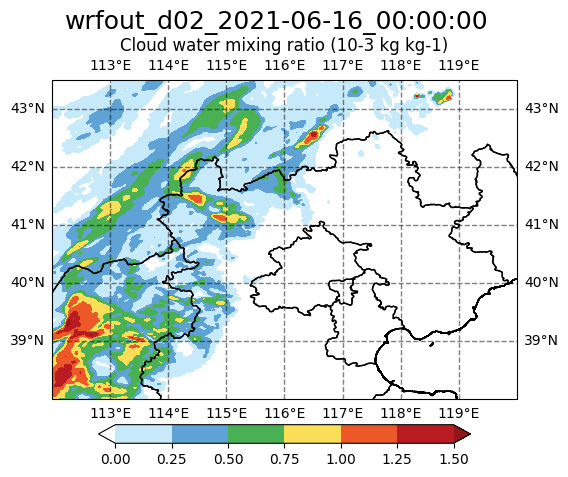

Reproduce this figure in Python.
import cmaps
import netCDF4 as nc
import cartopy.crs as ccrs
import matplotlib.pyplot as plt
import cartopy.feature as cfeature
import cartopy.io.shapereader as shapereader
from wrf import getvar, ALL_TIMES

shp_path = '/public/data/shps/CHN_adm1.shp'  # 切记路径一定要英文，血的教训！！！

fig  = plt.figure(figsize=(6,5.5))  # 创建画布
proj = ccrs.PlateCarree()  # 创建投影，选择cartopy的默认投影
ax   = fig.subplots(1, 1, subplot_kw={'projection': proj})  # 子图
extent = [112, 120, 38, 43.5]  # 限定绘图范围（经纬度）

china_map = cfeature.ShapelyFeature(shapereader.Reader(shp_path).geometries(), proj, edgecolor='k', facecolor='none')
ax.add_feature(china_map, linewidth=1)  # 添加读取的数据，设置线宽
ax.set_extent(extent, crs=proj)

gl = ax.gridlines(crs=ccrs.PlateCarree(), draw_labels=True, linewidth=1, color='k', alpha=0.5, linestyle='--')

path = '/public/home/premopr/data/CFDDA/CAMS10CASE_2023/GEJBGDRA_20210616/2021061606_air_ctrl/WRF_F/'
file = 'wrfout_d02_2021-06-16_00:00:00'
filepath = path + file

ncfile = nc.Dataset(filepath)
# print(ncfile.variables)
QCLOUD = getvar(ncfile, 'QCLOUD', timeidx=ALL_TIMES)
XLAT = getvar(ncfile, 'XLAT')
XLONG = getvar(ncfile, 'XLONG')

# print(QCLOUD)

contourf = ax.contourf(XLONG, XLAT, QCLOUD[40, 20, :, :]*1000, transform=ccrs.PlateCarree(), cmap = cmaps.WhiteBlueGreenYellowRed, extend = 'both')
''' 
cmap = 'Accent', 'Accent_r', 'Blues', 'Blues_r', 'BrBG', 'BrBG_r', 'BuGn', 'BuGn_r', 'BuPu', 'BuPu_r', 'CMRmap', 'CMRmap_r', 'Dark2', 'Dark2_r', 'GnBu', 'GnBu_r', 'Greens', 
'Greens_r', 'Greys', 'Greys_r', 'OrRd', 'OrRd_r', 'Oranges', 'Oranges_r', 'PRGn', 'PRGn_r', 'Paired', 'Paired_r', 'Pastel1', 'Pastel1_r', 'Pastel2', 'Pastel2_r', 'PiYG', 'PiYG_r', 
'PuBu', 'PuBuGn', 'PuBuGn_r', 'PuBu_r', 'PuOr', 'PuOr_r', 'PuRd', 'PuRd_r', 'Purples', 'Purples_r', 'RdBu', 'RdBu_r', 'RdGy', 'RdGy_r', 'RdPu', 'RdPu_r', 'RdYlBu', 'RdYlBu_r', 
'RdYlGn', 'RdYlGn_r', 'Reds', 'Reds_r', 'Set1', 'Set1_r', 'Set2', 'Set2_r', 'Set3', 'Set3_r', 'Spectral', 'Spectral_r', 'Wistia', 'Wistia_r', 'YlGn', 'YlGnBu', 'YlGnBu_r', 'YlGn_r', 
'YlOrBr', 'YlOrBr_r', 'YlOrRd', 'YlOrRd_r', 'afmhot', 'afmhot_r', 'autumn', 'autumn_r', 'binary', 'binary_r', 'bone', 'bone_r', 'brg', 'brg_r', 'bwr', 'bwr_r', 'cividis', 
'cividis_r', 'cool', 'cool_r', 'coolwarm', 'coolwarm_r', 'copper', 'copper_r', 'cubehelix', 'cubehelix_r', 'flag', 'flag_r', 'gist_earth', 'gist_earth_r', 'gist_gray', 'gist_gray_r', 
'gist_heat', 'gist_heat_r', 'gist_ncar', 'gist_ncar_r', 'gist_rainbow', 'gist_rainbow_r', 'gist_stern', 'gist_stern_r', 'gist_yarg', 'gist_yarg_r', 'gnuplot', 'gnuplot2', 
'gnuplot2_r', 'gnuplot_r', 'gray', 'gray_r', 'hot', 'hot_r', 'hsv', 'hsv_r', 'inferno', 'inferno_r', 'jet', 'jet_r', 'magma', 'magma_r', 'nipy_spectral', 'nipy_spectral_r', 'ocean', 
'ocean_r', 'pink', 'pink_r', 'plasma', 'plasma_r', 'prism', 'prism_r', 'rainbow', 'rainbow_r', 'seismic', 'seismic_r', 'spring', 'spring_r', 'summer', 'summer_r', 'tab10', 'tab10_r', 
'tab20', 'tab20_r', 'tab20b', 'tab20b_r', 'tab20c', 'tab20c_r', 'terrain', 'terrain_r', 'turbo', 'turbo_r', 'twilight', 'twilight_r', 'twilight_shifted', 'twilight_shifted_r', 
'viridis', 'viridis_r', 'winter', 'winter_r'
'''
cbar = fig.colorbar(contourf, orientation='horizontal', pad=0.06, aspect=20, shrink=0.8)  # orientation='vertical' / 'horizontal'
# cbar.set_label('T2')

ax.set_title('Cloud water mixing ratio (10-3 kg kg-1)')
plt.suptitle('wrfout_d02_2021-06-16_00:00:00', fontsize = 18)

plt.savefig('wrfout_draw_01', bbox_inches='tight')
